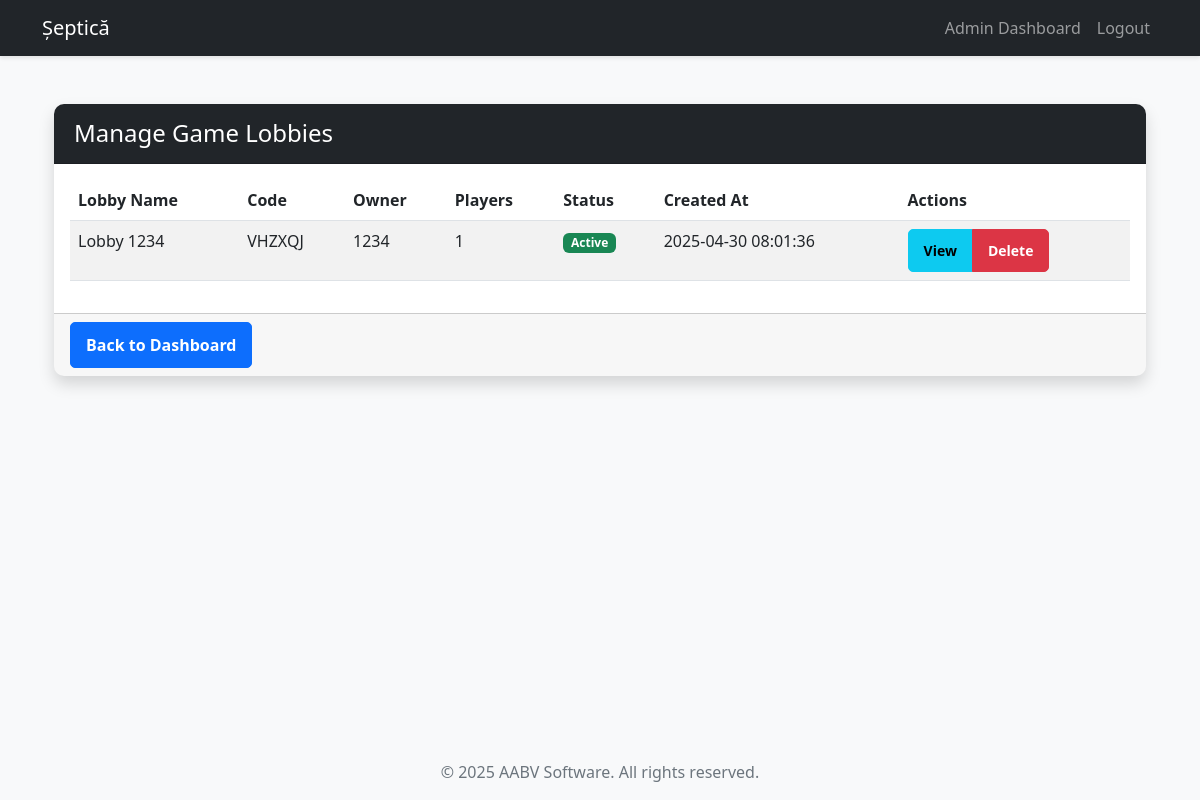
Screenshot of /admin/lobbies (signed in) with the database file from the repository.
### app.py (models this page shows, shortened)
class Lobby(db.Model):
    id = db.Column(db.Integer, primary_key=True)
    code = db.Column(db.String(6), unique=True, nullable=False)
    name = db.Column(db.String(100), nullable=True)  # New field for lobby name
    created_at = db.Column(db.DateTime, default=datetime.utcnow)
    is_active = db.Column(db.Boolean, default=True)
    is_public = db.Column(db.Boolean, default=True)
    owner_id = db.Column(db.Integer, db.ForeignKey('user.id'), nullable=False)
    owner = db.relationship('User', foreign_keys=[owner_id])
    players = db.relationship('LobbyPlayer', back_populates='lobby', cascade='all, delete-orphan')
    @property
    def player_count(self):
        return len(self.players)

class User(db.Model):
    id = db.Column(db.Integer, primary_key=True)
    username = db.Column(db.String(80), unique=True, nullable=False)
    email = db.Column(db.String(120), unique=True, nullable=False)
    password = db.Column(db.String(200), nullable=False)
    created_at = db.Column(db.DateTime, default=datetime.utcnow)
    is_admin = db.Column(db.Boolean, default=False)
    lobby_players = db.relationship('LobbyPlayer', back_populates='user', cascade='all, delete-orphan')

### app.py (the view)
@app.route('/admin/lobbies')
def admin_lobbies():
    if not session.get('is_admin', False):
        flash('You do not have permission to access this page!', 'error')
        return redirect(url_for('lobbies'))
    try:
        lobbies = Lobby.query.filter_by(is_active=True).all()
        return render_template('admin_lobbies.html', lobbies=lobbies)
    except Exception as e:
        logger.error(f"Error accessing admin lobbies page: {e}")
        flash('An error occurred while retrieving lobbies.', 'error')
        return redirect(url_for('admin_dashboard'))

### templates/admin_lobbies.html (shortened to what this page needs)
{% extends "base.html" %}
{% block content %}
<div class="container mt-4">
    <div class="card shadow">
        <div class="card-header bg-dark text-white">
            <h4 class="mb-0">Manage Game Lobbies</h4>
        </div>
        <div class="card-body">
            <div id="lobbies-container">
                <div class="table-responsive">
                    <table class="table table-striped table-hover">
                        <thead>
                            <tr>
                                <th>Lobby Name</th>
                                <th>Code</th>
                                <th>Owner</th>
                                <th>Players</th>
                                <th>Status</th>
                                <th>Created At</th>
                                <th>Actions</th>
                            </tr>
                        </thead>
                        <tbody id="lobbies-table-body">
                            {% for lobby in lobbies %}
                            <tr id="lobby-row-{{ lobby.code }}" data-lobby-code="{{ lobby.code }}">
                                <td>{{ lobby.name or 'Lobby #' + lobby.code }}</td>
                                <td>{{ lobby.code }}</td>
                                <td id="lobby-owner-{{ lobby.code }}">{{ lobby.owner.username }}</td>
                                <td id="lobby-player-count-{{ lobby.code }}">{{ lobby.player_count }}</td>
                                <td><span class="badge bg-success">Active</span></td>
                                <td>{{ lobby.created_at.strftime('%Y-%m-%d %H:%M:%S') }}</td>
                                <td>
                                    <div class="btn-group" role="group">
                                        <a href="{{ url_for('admin_lobby_detail', lobby_code=lobby.code) }}"
                                           class="btn btn-sm btn-info">View</a>
                                        <button type="button" class="btn btn-sm btn-danger"
                                                data-bs-toggle="modal"
                                                data-bs-target="#deleteModal{{ lobby.id }}">
                                            Delete
                                        </button>
                                    </div>
                                </td>
                            </tr>
                            {% endfor %}
                        </tbody>
                    </table>
                </div>
            </div>
        </div>
        <div class="card-footer">
            <a href="{{ url_for('admin_dashboard') }}" class="btn btn-primary">Back to Dashboard</a>
        </div>
    </div>
</div>
{% endblock %}

### static/css/style.css (style rules this page uses)
body { background-color: #f8f9fa; font-family: 'Segoe UI', Tahoma, Geneva, Verdana, sans-serif; }
.card { border: none; border-radius: 10px; overflow: hidden; transition: transform 0.3s, box-shadow 0.3s; }
.card-header { padding: 15px 20px; }
.btn { border-radius: 5px; padding: 10px 15px; font-weight: 600; transition: all 0.3s; }

### rows the page displays
Lobby: name "Lobby 1234", code "VHZXQJ", owner.username "1234", player_count "1", created_at "2025-04-30 08:01:36"
